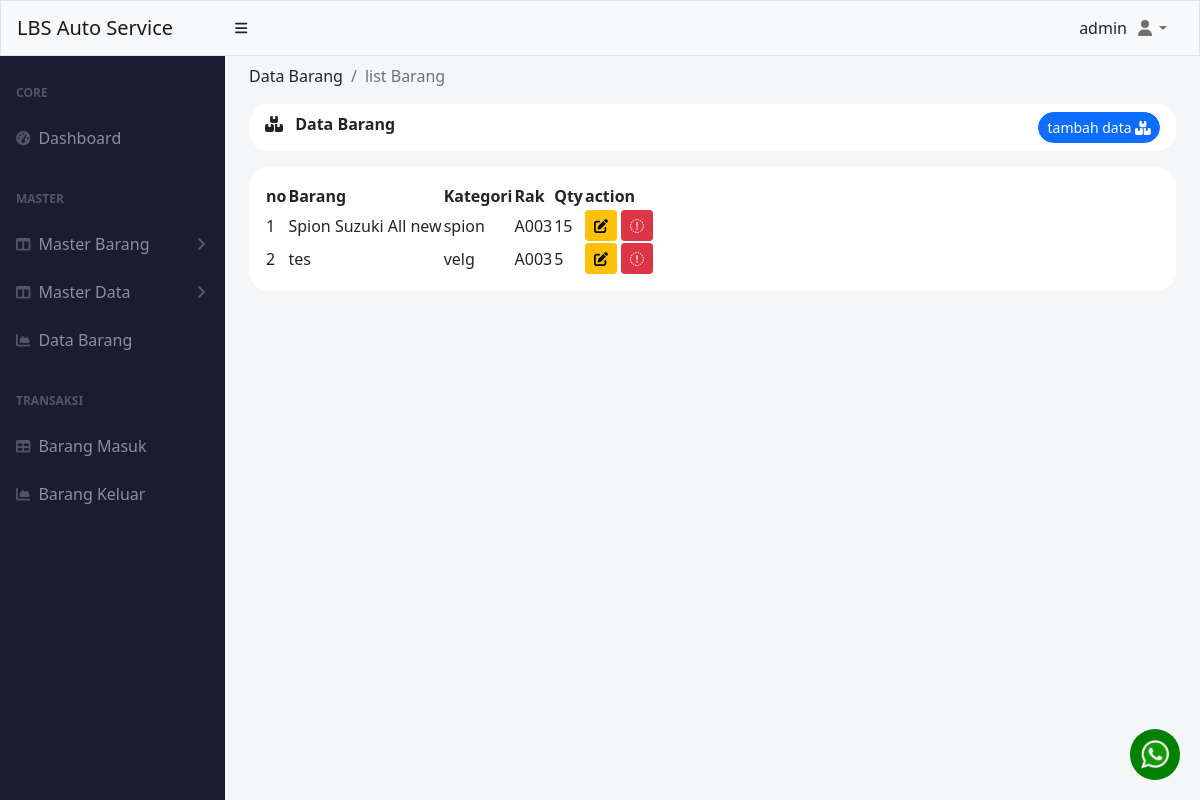
Screenshot of /index.php?menu=data-barang (signed in) with the database file from the repository.
### tables this page shows
CREATE TABLE `barang` (
  `id` int(11) NOT NULL,
  `nama` varchar(50) NOT NULL,
  `kategori_id` int(11) NOT NULL,
  `rak_id` int(11) NOT NULL,
  `qty` int(11) NOT NULL
);

CREATE TABLE `kategori` (
  `id` int(11) NOT NULL,
  `nama` varchar(50) NOT NULL
);

CREATE TABLE `rak` (
  `id` int(11) NOT NULL,
  `nama` varchar(50) NOT NULL
);

### pages/barang/index.php (the view, shortened to what this page needs)
<?php
include './koneksi.php';
$query = mysqli_query($conn, "SELECT
barang.id as id,
barang.nama as nama,
kategori.nama as kategori,
rak.nama as rak,
qty
FROM barang
INNER JOIN rak
ON barang.rak_id = rak.id
INNER JOIN kategori
ON barang.kategori_id = kategori.id");
?>
<div class="container-fluid px-4 ">
    <ol class="breadcrumb pt-2">
        <li class="breadcrumb-item ">Data Barang</li>
        <li class="breadcrumb-item active">list Barang</li>
    </ol>
    <div class="mb-4">
        <div class="card-header clearfix mb-3" style="border-radius: 20px ;background-color: white; border:0px;">
            <i class="fa-solid fa-boxes-stacked"></i>
            <span class="ms-2 fw-bolder"> Data Barang</span>
            <?php if ($varSession['hak_akses'] == 'admin') : ?>
                <a href="index.php?data-barang=add" class="btn btn-sm btn-primary float-end rounded-pill">
                    tambah data <i class="fa-solid fa-boxes-stacked"></i>
                </a>
            <?php endif; ?>
        </div>
        <div class="p-3  bg-white " style="border-radius: 20px; ">
            <table id="datatablesSimple" style="border-color: white;">
                <thead class="">
                    <tr>
                        <th>no</th>
                        <th>Barang</th>
                        <th>Kategori</th>
                        <th>Rak</th>
                        <th>Qty</th>
                        <?php if ($varSession['hak_akses'] == 'admin') : ?>
                            <th>action</th>
                        <?php endif; ?>
                    </tr>
                </thead>
                <tbody>
                    <?php
                    $i = 1;
                    while ($data = mysqli_fetch_assoc($query)) :
                    ?>
                        <tr>
                            <td><?= $i++ ?></td>
                            <td><?= $data['nama'] ?></td>
                            <td><?= $data['kategori'] ?></td>
                            <td><?= $data['rak'] ?></td>
                            <td><?= $data['qty'] ?></td>
                            <?php if ($varSession['hak_akses'] == 'admin') : ?>
                                <td class="text-center">
                                    <a href="index.php?data-barang=update&id=<?= $data['id']; ?>" class="btn btn-sm btn-warning">
                                        <i class="fa-solid fa-pen-to-square"></i>
                                    </a>
                                    <a href="index.php?data-barang=delete&id=<?= $data['id']; ?>" onclick="confirmDelete(event)" class="btn btn-sm btn-danger" id="delete-alert">
                                        <i class="fa-sharp fa-solid fa-trash"></i>
                                    </a>
                                </td>
                            <?php endif; ?>
                        </tr>
                    <?php
                    endwhile;
                    ?>
                </tbody>
            </table>
        </div>
    </div>
</div>

### rows the page displays
barang: nama "Spion Suzuki All new", kategori.nama "spion", rak.nama "A003", qty "15"
barang: nama "tes", kategori.nama "velg", rak.nama "A003", qty "5"

### other values shown
$varSession['username'] "admin"
